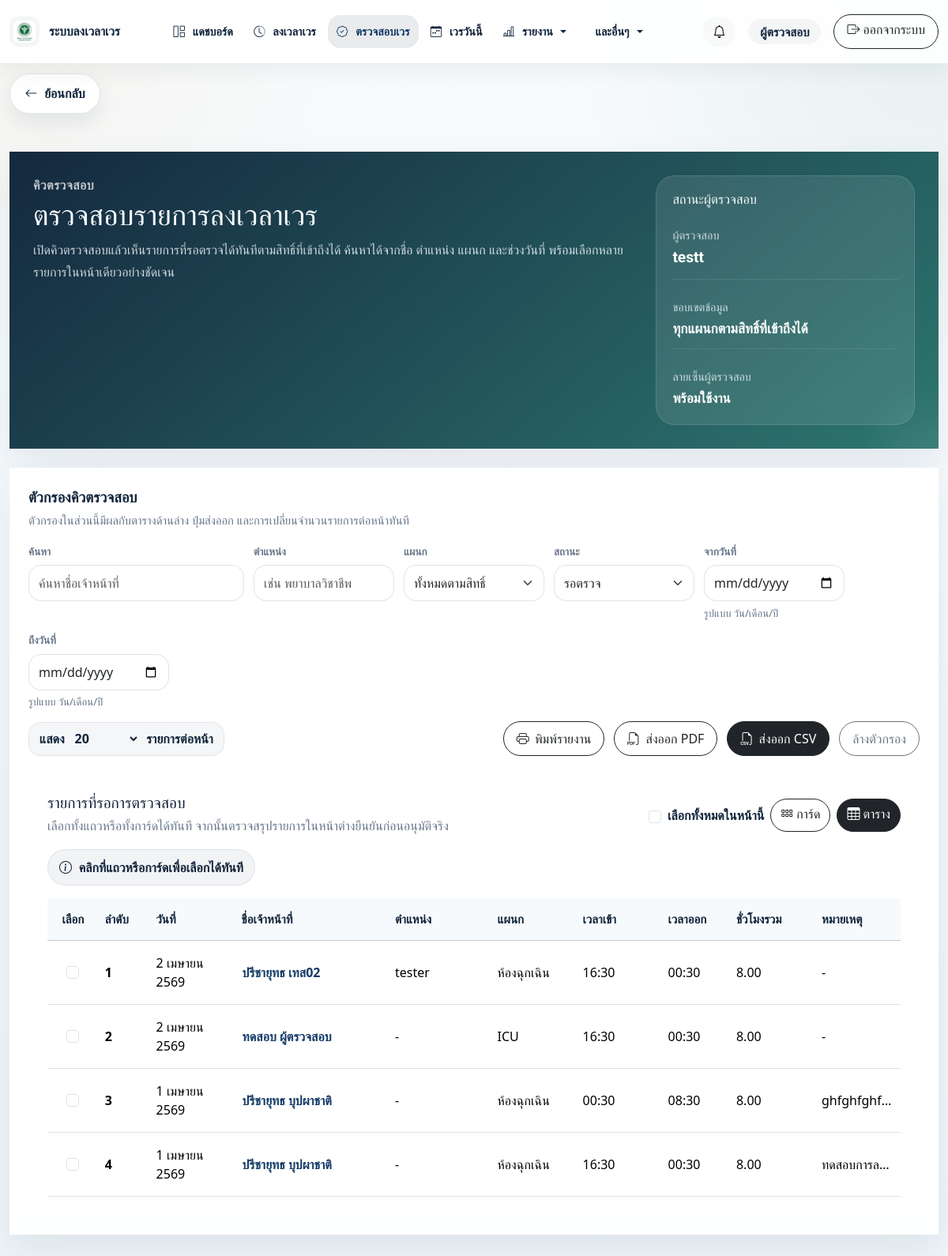
/pages/approval_queue.php (signed in), run on the app's committed database.
### tables this page shows
CREATE TABLE `time_logs` (
  `id` int(11) NOT NULL,
  `user_id` int(11) NOT NULL,
  `department_id` int(11) NOT NULL,
  `work_date` date NOT NULL,
  `time_in` datetime DEFAULT NULL,
  `time_out` datetime DEFAULT NULL,
  `work_hours` decimal(6,2) NOT NULL DEFAULT 0.00,
  `note` varchar(255) DEFAULT NULL,
  `status` enum('draft','submitted','approved','rejected') NOT NULL DEFAULT 'submitted',
  `checked_by` int(11) DEFAULT NULL,
  `checked_at` datetime DEFAULT NULL,
  `signature` varchar(255) DEFAULT NULL,
  `approval_note` varchar(255) DEFAULT NULL,
  `created_at` timestamp NOT NULL DEFAULT current_timestamp(),
  `updated_at` timestamp NULL DEFAULT NULL ON UPDATE current_timestamp()
);

CREATE TABLE `users` (
  `id` int(11) NOT NULL,
  `username` varchar(50) NOT NULL,
  `password` varchar(255) NOT NULL,
  `fullname` varchar(100) NOT NULL,
  `position_name` varchar(100) DEFAULT NULL,
  `phone_number` varchar(30) DEFAULT NULL,
  `department_id` int(11) DEFAULT NULL,
  `role` enum('admin','staff','finance','checker') NOT NULL DEFAULT 'staff',
  `can_view_all_staff` tinyint(1) NOT NULL DEFAULT 0,
  `can_view_department_reports` tinyint(1) NOT NULL DEFAULT 0,
  `can_export_reports` tinyint(1) NOT NULL DEFAULT 0,
  `can_approve_logs` tinyint(1) NOT NULL DEFAULT 0,
  `can_manage_time_logs` tinyint(1) NOT NULL DEFAULT 0,
  `can_edit_locked_time_logs` tinyint(1) NOT NULL DEFAULT 0,
  `can_manage_user_permissions` tinyint(1) NOT NULL DEFAULT 0,
  `signature_path` varchar(255) DEFAULT NULL,
  `profile_image_path` varchar(255) DEFAULT NULL,
  `is_active` tinyint(1) NOT NULL DEFAULT 1,
  `created_at` timestamp NOT NULL DEFAULT current_timestamp(),
  `updated_at` timestamp NULL DEFAULT NULL ON UPDATE current_timestamp()
);

CREATE TABLE `departments` (
  `id` int(11) NOT NULL,
  `department_name` varchar(255) NOT NULL,
  `department_code` varchar(50) DEFAULT NULL,
  `created_at` timestamp NOT NULL DEFAULT current_timestamp()
);

### includes/auth.php (called while the page is built, shortened)
<?php
function app_ui_state_context(): array
{
    return [
        'user_id' => (int) ($_SESSION['id'] ?? 0),
        'login_marker' => (string) ($_SESSION['ui_state_login_marker'] ?? ''),
    ];
}
function app_can(string $permission): bool
{
    $permissions = $_SESSION['permissions'] ?? [];
    return !empty($permissions[$permission]);
}
function app_column_exists(PDO $conn, string $table, string $column): bool
{
    static $cache = [];
    $cacheKey = strtolower($table . '.' . $column);
    $stmt = $conn->prepare("SHOW COLUMNS FROM `$table` LIKE ?");
    $stmt->execute([$column]);
    $cache[$cacheKey] = (bool) $stmt->fetch(PDO::FETCH_ASSOC);
    return $cache[$cacheKey];
}
function app_table_exists(PDO $conn, string $table): bool
{
    static $cache = [];
    $tableKey = strtolower($table);
    if (array_key_exists($tableKey, $cache)) {
        return $cache[$tableKey];
    }
    $stmt = $conn->prepare('SHOW TABLES LIKE ?');
    $stmt->execute([$table]);
    $cache[$tableKey] = (bool) $stmt->fetchColumn();
    return $cache[$tableKey];
}
function app_time_log_pending_condition(string $alias = 't'): string
{
    $alias = trim($alias);
    $prefix = $alias !== '' ? $alias . '.' : '';
    return "{$prefix}time_out IS NOT NULL AND {$prefix}checked_at IS NULL";
}

### includes/notification_helpers.php (called while the page is built, shortened)
<?php
function app_notifications_available(PDO $conn): bool
{
    return app_table_exists($conn, 'notifications');
}
function app_notify_reviewer_queue_if_needed(PDO $conn): void
{
    if (!app_notifications_available($conn) || !app_column_exists($conn, 'users', 'can_approve_logs')) {
        return;
    }
}
function app_sync_reviewer_queue_notifications(PDO $conn): void
{
    app_notify_reviewer_queue_if_needed($conn);
}
function app_get_recent_notifications(PDO $conn, int $userId, int $limit = 10): array
{
    $limit = max(1, min(20, $limit));
    $stmt = $conn->prepare("
        SELECT *
        FROM notifications
        WHERE user_id = ?
        ORDER BY is_read ASC, created_at DESC, id DESC
        LIMIT {$limit}
    ");
    $stmt->execute([$userId]);
    $rows = $stmt->fetchAll(PDO::FETCH_ASSOC) ?: [];
    return array_map('app_notification_present', $rows);
}

### partials/approval/results_block.php (the view, shortened to what this page needs)
<?php
$cardsQuery = http_build_query(array_filter([
    'name' => $filters['name'],
    'position_name' => $filters['position_name'],
    'department' => $filters['department'],
    'date_from' => $filters['date_from'],
    'date_to' => $filters['date_to'],
    'status' => $filters['status'],
    'per_page' => $perPage,
    'view' => 'cards',
    'p' => 1,
], static fn($value) => $value !== '' && $value !== null));
$tableQuery = http_build_query(array_filter([
    'name' => $filters['name'],
    'position_name' => $filters['position_name'],
    'department' => $filters['department'],
    'date_from' => $filters['date_from'],
    'date_to' => $filters['date_to'],
    'status' => $filters['status'],
    'per_page' => $perPage,
    'view' => 'table',
    'p' => 1,
], static fn($value) => $value !== '' && $value !== null));
?>
<section class="ops-results-panel" id="approvalRowsSection" data-current-view="<?= htmlspecialchars($view) ?>" data-current-page="<?= (int) $page ?>">
    <div class="ops-results-header">
        <div>
            <h2 class="ops-results-title">รายการที่รอการตรวจสอบ</h2>
            <p class="ops-results-subtitle">เลือกทั้งแถวหรือทั้งการ์ดได้ทันที จากนั้นตรวจสรุปรายการในหน้าต่างยืนยันก่อนอนุมัติจริง</p>
        </div>
        <div class="d-flex flex-wrap gap-2 align-items-center">
            <label class="d-inline-flex align-items-center gap-2 fw-semibold">
                <input type="checkbox" class="form-check-input" id="<?= $view === 'cards' ? 'selectAllCards' : 'selectAllTable' ?>">
                <span>เลือกทั้งหมดในหน้านี้</span>
            </label>
            <div class="ops-view-switch">
                <a class="btn <?= $view === 'cards' ? 'btn-dark' : 'btn-outline-dark' ?>" href="?<?= htmlspecialchars($cardsQuery) ?>" data-approval-view-link="cards"><i class="bi bi-grid-3x2-gap me-1"></i>การ์ด</a>
                <a class="btn <?= $view === 'table' ? 'btn-dark' : 'btn-outline-dark' ?>" href="?<?= htmlspecialchars($tableQuery) ?>" data-approval-view-link="table"><i class="bi bi-table me-1"></i>ตาราง</a>
            </div>
        </div>
    </div>
    <div class="ops-selection-hint mb-3">
        <div class="ops-summary-chip">
            <i class="bi bi-info-circle"></i>
            <span>คลิกที่แถวหรือการ์ดเพื่อเลือกได้ทันที</span>
        </div>
    </div>
    <?php if (!$rows): ?>
        <div class="ops-empty">ไม่พบรายการตามเงื่อนไขที่เลือก</div>
    <?php else: ?>
        <div class="table-shell">
            <table class="table align-middle ops-table mb-0">
                <thead class="table-light">
                    <tr>
                        <th class="text-center">เลือก</th>
                        <th>ลำดับ</th>
                        <th>วันที่</th>
                        <th>ชื่อเจ้าหน้าที่</th>
                        <th>ตำแหน่ง</th>
                        <th>แผนก</th>
                        <th>เวลาเข้า</th>
                        <th>เวลาออก</th>
                        <th>ชั่วโมงรวม</th>
                        <th>หมายเหตุ</th>
                    </tr>
                </thead>
                <tbody>
                <?php foreach ($rows as $index => $row): ?>
                    <?php
                    $isApprovable = empty($row['checked_at']) && !empty($row['time_out']);
                    $rowId = (int) $row['id'];
                    $rowNumber = app_table_row_number($page, $perPage, $index);
                    ?>
                    <tr class="ops-table-row <?= $isApprovable ? '' : 'is-disabled' ?>" data-select-row>
                        <td class="text-center">
                            <input type="checkbox" class="form-check-input row-checkbox" name="selected_ids[]" value="<?= $rowId ?>" data-fullname="<?= htmlspecialchars($row['fullname'] ?? '-', ENT_QUOTES) ?>" data-user-id="<?= (int) ($row['user_id'] ?? 0) ?>" data-department="<?= htmlspecialchars($row['department_name'] ?? '-', ENT_QUOTES) ?>" <?= $isApprovable ? '' : 'disabled' ?>>
                        </td>
                        <td class="fw-semibold"><?= $rowNumber ?></td>
                        <td><?= htmlspecialchars(app_format_thai_date((string) $row['work_date'])) ?></td>
                        <td class="name-cell">
                            <button type="button" class="staff-link btn btn-link p-0 text-start" data-profile-modal-trigger data-user-id="<?= (int) ($row['user_id'] ?? 0) ?>" title="<?= htmlspecialchars($row['fullname'] ?? '-') ?>">
                                <span class="truncate"><?= htmlspecialchars($row['fullname'] ?? '-') ?></span>
                            </button>
                        </td>
                        <td class="position-cell"><span class="truncate" title="<?= htmlspecialchars($row['position_name'] ?? '-') ?>"><?= htmlspecialchars($row['position_name'] ?? '-') ?></span></td>
                        <td class="department-cell"><span class="truncate" title="<?= htmlspecialchars($row['department_name'] ?? '-') ?>"><?= htmlspecialchars($row['department_name'] ?? '-') ?></span></td>
                        <td><?= !empty($row['time_in']) ? date('H:i', strtotime((string) $row['time_in'])) : '-' ?></td>
                        <td><?= !empty($row['time_out']) ? date('H:i', strtotime((string) $row['time_out'])) : '-' ?></td>
                        <td><?= number_format((float) $row['work_hours'], 2) ?></td>
                        <td class="note-cell"><span class="truncate" title="<?= htmlspecialchars($row['note'] ?: '-') ?>"><?= htmlspecialchars($row['note'] ?: '-') ?></span></td>
                    </tr>
                <?php endforeach; ?>
                </tbody>
            </table>
        </div>
    <?php endif; ?>
</section>

### assets/css/app-ui.css (style rules this page uses)
:root { --app-ink: #10243b; --app-muted: #68778b; --app-line: rgba(16, 36, 59, 0.08); --app-soft-line: rgba(16, 36, 59, 0.05); --app-surface: rgba(255, 255, 255, 0.92); --app-soft: #f4f8fb; --app-soft-2: #eef4f8; --app-accent: #153b68; --app-accent-soft: rgba(21, 59, 104, 0.08); --app-success-soft: rgba(28, 107, 99, 0.12); --app-warning-soft: rgba(211, 154, 40, 0.16); --app-shadow: 0 18px 44px rgba(16, 36, 59, 0.08); }
body { color: var(--app-ink); background: radial-gradient(circle at top left, rgba(211, 164, 72, 0.08), transparent 22%), radial-gradient(circle at top right, rgba(28, 107, 99, 0.08), transparent 24%), linear-gradient(180deg, #f8fbfd, var(--app-soft-2)); overflow-x: hidden; }
.table-shell, .table-responsive { border-radius: 22px; }
.table-shell .table, .panel .table-responsive .table, .hero + .table-responsive .table { min-width: 1040px; }
.table { --bs-table-bg: transparent; }
.table thead th { position: sticky; top: 0; z-index: 1; background: #f7fafc; color: var(--app-ink); font-weight: 700; }
.table tbody tr { transition: background-color 0.16s ease, transform 0.16s ease; }
.staff-link, .staff-list-btn { display: inline-flex; align-items: center; gap: 0.35rem; color: var(--app-accent); font-weight: 700; text-decoration: none; }
.cell-truncate, .truncate { max-width: 220px; }
.cell-truncate span, .truncate { overflow: hidden; text-overflow: ellipsis; white-space: nowrap; }
.ops-results-panel { padding: 1.35rem 1.35rem 1.5rem; }
.section-subtitle, .table-toolbar-help, .ops-results-subtitle, .text-muted.small { color: var(--app-muted) !important; }
.report-stat-card, .metric-card, .workspace-card, .profile-card, .preview-card, .mini-card, .panel, .ops-results-panel { background: rgba(255, 255, 255, 0.94); }
.ops-table thead th, .table thead th { padding-top: 0.95rem; padding-bottom: 0.95rem; font-size: 0.95rem; }
.ops-table tbody td, .table tbody td { padding-top: 1rem; padding-bottom: 1rem; vertical-align: middle; }
.ops-summary-chip { display: inline-flex; align-items: center; gap: 0.55rem; padding: 10px 14px; border-radius: 999px; background: rgba(16, 36, 59, 0.05); border: 1px solid rgba(16, 36, 59, 0.08); color: var(--app-ink); font-weight: 600; }
.ops-results-panel { padding: 24px; }
.ops-results-header { display: flex; flex-wrap: wrap; justify-content: space-between; align-items: center; gap: 1rem; margin-bottom: 1rem; }
.ops-results-title { font-family: 'Prompt', sans-serif; font-size: 1.2rem; margin: 0; }
.ops-results-subtitle { color: var(--app-muted); line-height: 1.65; margin: 0.25rem 0 0; }
.ops-view-switch { display: inline-flex; flex-wrap: wrap; gap: 0.5rem; }
.ops-view-switch .btn { min-height: 42px; border-radius: 999px; }
.ops-selection-hint { display: flex; flex-wrap: wrap; align-items: center; justify-content: space-between; gap: 1rem; margin-bottom: 1rem; }
.ops-table { width: 100%; min-width: 1180px; table-layout: fixed; }
.ops-table .note-cell, .ops-table .name-cell, .ops-table .position-cell, .ops-table .department-cell { max-width: none; }
.ops-table th, .ops-table td, .daily-roster-table th, .daily-roster-table td { overflow: hidden; }
.ops-table .truncate, .daily-roster-table .truncate { display: block; overflow: hidden; text-overflow: ellipsis; white-space: nowrap; }
.ops-table .note-cell .truncate { max-width: 100%; }

### data on the page
time_logs: rowNumber "1", work_date "2 เมษายน 2569", user.fullname "ปรีชายุทธ เทส02", user.position_name "tester", department.department_name "ห้องฉุกเฉิน", time_in "16:30", time_out "00:30", work_hours "8.00", note "-"
time_logs: rowNumber "2", work_date "2 เมษายน 2569", user.fullname "ทดสอบ ผู้ตรวจสอบ", user.position_name "-", department.department_name "ICU", time_in "16:30", time_out "00:30", work_hours "8.00", note "-"
time_logs: id "3", work_date "1 เมษายน 2569", user.fullname "ปรีชายุทธ บุปผาชาติ", user.position_name "-", department.department_name "ห้องฉุกเฉิน", time_in "00:30", time_out "08:30", work_hours "8.00", note "ghfghfghf…"
time_logs: id "4", work_date "1 เมษายน 2569", user.fullname "ปรีชายุทธ บุปผาชาติ", user.position_name "-", department.department_name "ห้องฉุกเฉิน", time_in "16:30", time_out "00:30", work_hours "8.00", note "ทดสอบการล…"

### other printed values
$group['label'] "แดชบอร์ด"
$group['label'] "ลงเวลาเวร"
$group['label'] "ตรวจสอบเวร"
$group['label'] "เวรวันนี้"
$group['label'] "รายงาน"
$group['label'] "และอื่นๆ"
$roleCompactLabel "ผู้ตรวจสอบ"
$label "ย้อนกลับ"
$checkerName "testt"
$scopeLabel "ทุกแผนกตามสิทธิ์ที่เข้าถึงได้"
form field per_page "20"
